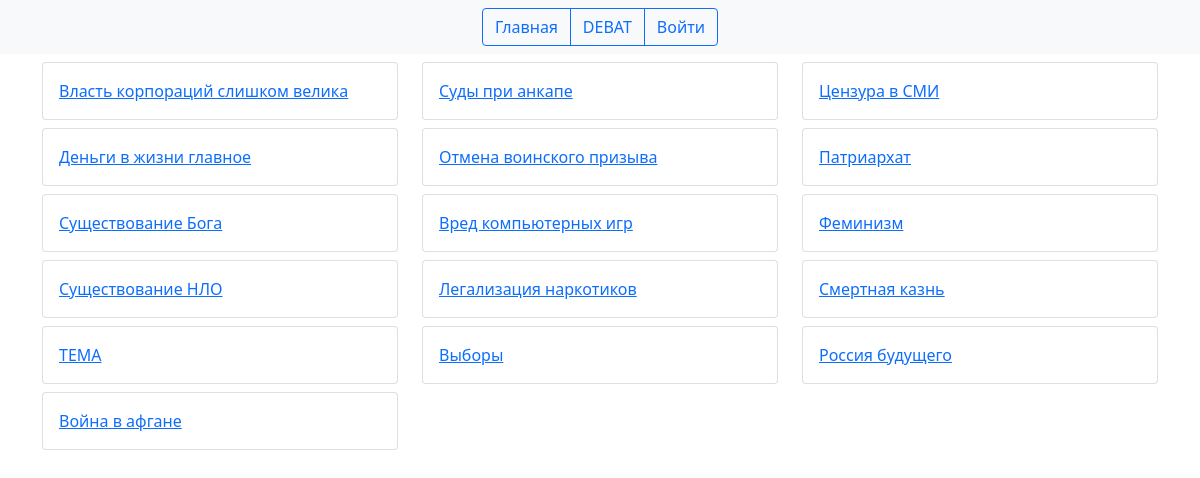
The page /all_themes/ on the database its author committed.
### main/models.py (models this page shows, shortened)
class Theme(models.Model):
    name = models.CharField(verbose_name='Тема', max_length=150)
    rating = models.IntegerField(default=0)
    class Meta:
        verbose_name = 'Тема'
        verbose_name_plural = 'Темы'
        ordering = ['-id']

### main/views.py (the view)
# urls.py: path('all_themes/', all_themes, name='all_themes'),
def all_themes(request):
    themes = Theme.objects.all()
    context = {
        'themes':themes
    }
    return render(request, 'themes.html', context)

### templates/themes.html
{% extends 'base.html' %}
{% block content %}
    <div class="container">
        <div class="row">
            {% for theme in themes %}
                <div class="col-md-4 mt-2">
                    <div class="card">
                        <a href="{% url 'startdebat' %}">
                        <div class="card-body">
                                    {{ theme.name }}
                        </div></a>
                    </div>
                </div>
            {% endfor %}
        </div>
    </div>
{% endblock %}

### rows shown on the page
Theme: name "Власть корпораций слишком велика"
Theme: name "Суды при анкапе"
Theme: name "Цензура в СМИ"
Theme: name "Деньги в жизни главное"
Theme: name "Отмена воинского призыва"
Theme: name "Патриархат"
Theme: name "Существование Бога"
Theme: name "Вред компьютерных игр"
Theme: name "Феминизм"
Theme: name "Существование НЛО"
Theme: name "Легализация наркотиков"
Theme: name "Смертная казнь"
Theme: name "ТЕМА"
Theme: name "Выборы"
Theme: name "Россия будущего"
Theme: name "Война в афгане"
